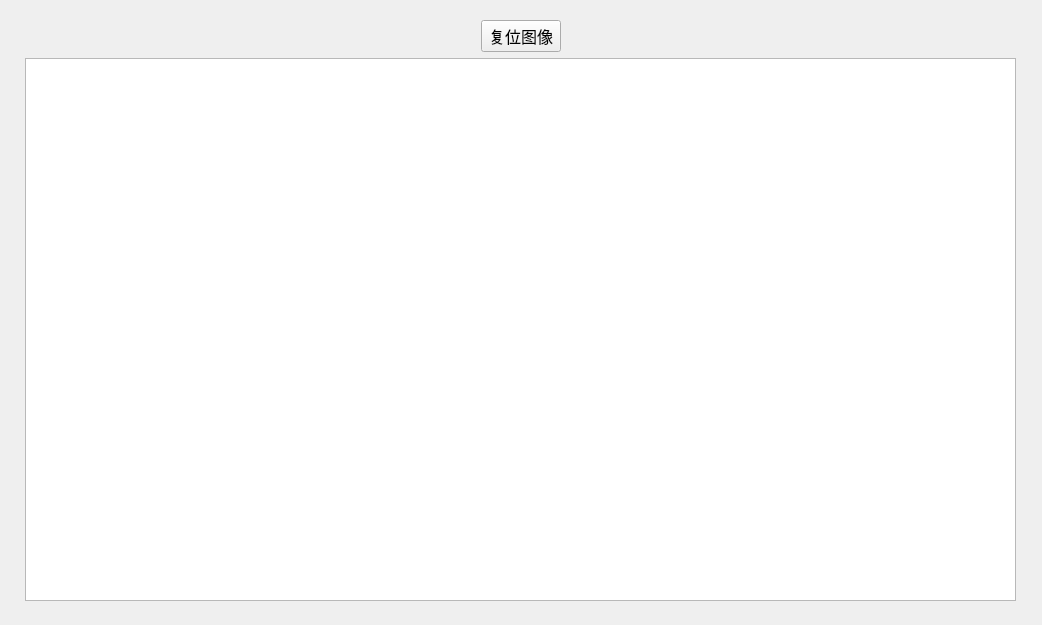
<?xml version="1.0" encoding="UTF-8"?>
<ui version="4.0">
 <class>wave_widget</class>
 <widget class="QWidget" name="wave_widget">
  <property name="geometry">
   <rect>
    <x>0</x>
    <y>0</y>
    <width>1042</width>
    <height>625</height>
   </rect>
  </property>
  <property name="windowTitle">
   <string>Form</string>
  </property>
  <widget class="QWidget" name="layoutWidget">
   <property name="geometry">
    <rect>
     <x>25</x>
     <y>20</y>
     <width>991</width>
     <height>581</height>
    </rect>
   </property>
   <layout class="QVBoxLayout" name="verticalLayout">
    <item>
     <layout class="QHBoxLayout" name="horizontalLayout">
      <item>
       <spacer name="horizontalSpacer_2">
        <property name="orientation">
         <enum>Qt::Horizontal</enum>
        </property>
        <property name="sizeHint" stdset="0">
         <size>
          <width>40</width>
          <height>20</height>
         </size>
        </property>
       </spacer>
      </item>
      <item>
       <widget class="QPushButton" name="btnReset">
        <property name="font">
         <font>
          <pointsize>12</pointsize>
         </font>
        </property>
        <property name="text">
         <string>复位图像</string>
        </property>
       </widget>
      </item>
      <item>
       <spacer name="horizontalSpacer_3">
        <property name="orientation">
         <enum>Qt::Horizontal</enum>
        </property>
        <property name="sizeHint" stdset="0">
         <size>
          <width>40</width>
          <height>20</height>
         </size>
        </property>
       </spacer>
      </item>
     </layout>
    </item>
    <item>
     <widget class="QtCharts::QChartView" name="graphicsView"/>
    </item>
   </layout>
  </widget>
 </widget>
 <customwidgets>
  <customwidget>
   <class>QtCharts::QChartView</class>
   <extends>QGraphicsView</extends>
   <header>qchartview.h</header>
  </customwidget>
 </customwidgets>
 <resources/>
 <connections/>
</ui>
